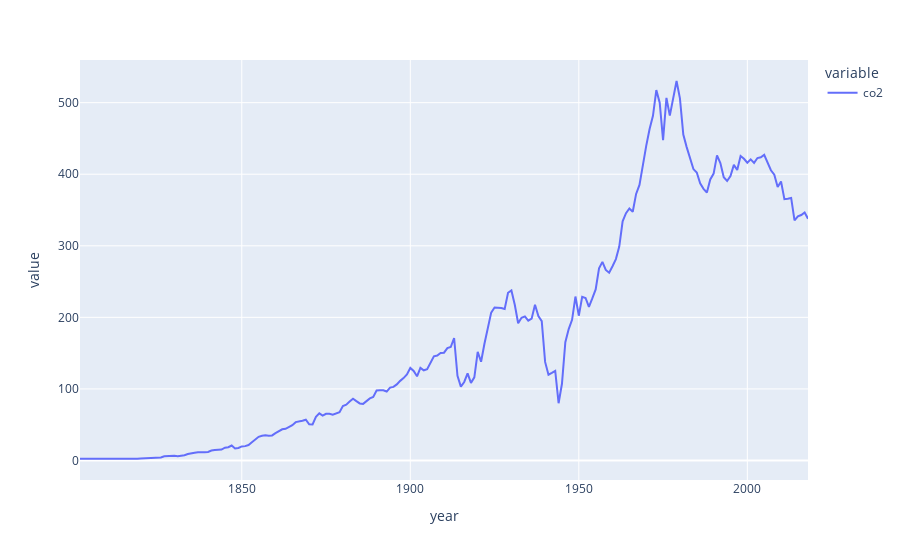

This figure's notebook cell:
### Code cell
fig = px.line(data,x="year",y=['co2'])
fig.show()

### Figure 1 — Plotly figure (JSON) as saved in the notebook; plotly's stock layout.template omitted (floating-point values rounded to 4 significant figures; data arrays with more than 128 entries replaced by an {"elided": "..."} marker saying what was removed)
{"data": [{"hovertemplate": "variable=co2<br>year=%{x}<br>value=%{y}<extra></extra>", "legendgroup": "co2", "line": {"color": "#636efa", "dash": "solid"}, "mode": "lines", "name": "co2", "orientation": "v", "showlegend": true, "type": "scatter", "x": {"elided": "211 int values"}, "xaxis": "x", "y": {"elided": "211 float values"}, "yaxis": "y"}], "layout": {"legend": {"title": {"text": "variable"}, "tracegroupgap": 0}, "margin": {"t": 60}, "xaxis": {"anchor": "y", "domain": [0, 1], "title": {"text": "year"}}, "yaxis": {"anchor": "x", "domain": [0, 1], "title": {"text": "value"}}}}
